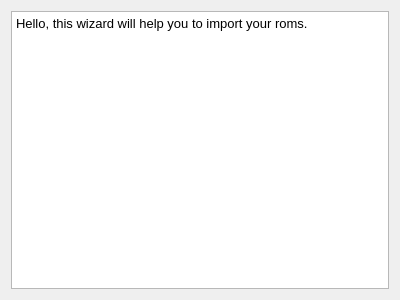
<?xml version="1.0" encoding="UTF-8"?>
<ui version="4.0">
 <class>WelcomePage</class>
 <widget class="QWizardPage" name="WelcomePage">
  <property name="geometry">
   <rect>
    <x>0</x>
    <y>0</y>
    <width>400</width>
    <height>300</height>
   </rect>
  </property>
  <property name="windowTitle">
   <string>WizardPage</string>
  </property>
  <layout class="QGridLayout" name="gridLayout">
   <item row="0" column="0">
    <widget class="QTextBrowser" name="textBrowser">
     <property name="font">
      <font>
       <pointsize>10</pointsize>
      </font>
     </property>
     <property name="html">
      <string>&lt;!DOCTYPE HTML PUBLIC &quot;-//W3C//DTD HTML 4.0//EN&quot; &quot;http://www.w3.org/TR/REC-html40/strict.dtd&quot;&gt;
&lt;html&gt;&lt;head&gt;&lt;meta name=&quot;qrichtext&quot; content=&quot;1&quot; /&gt;&lt;style type=&quot;text/css&quot;&gt;
p, li { white-space: pre-wrap; }
&lt;/style&gt;&lt;/head&gt;&lt;body style=&quot; font-family:'MS Shell Dlg 2'; font-size:10pt; font-weight:400; font-style:normal;&quot;&gt;
&lt;p style=&quot; margin-top:0px; margin-bottom:0px; margin-left:0px; margin-right:0px; -qt-block-indent:0; text-indent:0px;&quot;&gt;Hello, this wizard will help you to import your roms.&lt;/p&gt;&lt;/body&gt;&lt;/html&gt;</string>
     </property>
    </widget>
   </item>
  </layout>
 </widget>
 <resources/>
 <connections/>
</ui>
